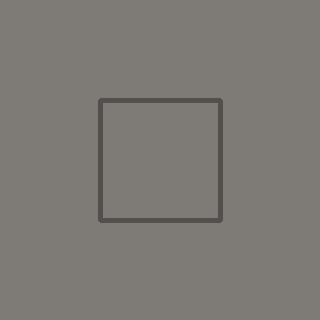
#> input picture source/csrt-tracker/tests/fixtures/road-click.png, 320 x 320 px, given in place of the camera
$ python calibrate_mac.py
#> lines starting #> are read from the running program, lines starting #| are printed output that depends on the picture; after the words box and inside, x2 and y2 are one past the last pixel; in counts of white or black regions, pixels touching at a corner belong together
### source/roverd/final_navigation/vision/square_finder.py
# square_finder.py - Direct Contour Detection (quads.py approach)
# Simple and robust: adaptive threshold + contour detection
# No Hough lines needed - direct detection of square markers

import numpy as np
import cv2
import math
import sys
sys.path.append('..')

from math_utils import shoelace_area, distance


def order_corners(corners):
    """
    Order 4 corners consistently: top-left, top-right, bottom-right, bottom-left
    """
    pts = np.array(corners, dtype=np.float32)
    rect = np.zeros((4, 2), dtype=np.float32)

    s = pts.sum(axis=1)
    rect[0] = pts[np.argmin(s)]      # top-left
    rect[2] = pts[np.argmax(s)]      # bottom-right

    diff = np.diff(pts, axis=1)
    rect[1] = pts[np.argmin(diff)]   # top-right
    rect[3] = pts[np.argmax(diff)]   # bottom-left

    return rect


def find_squares_direct(gray, min_area=1000, max_area=50000):
    """
    Direct contour detection using adaptive threshold (quads.py approach)
    Simple and robust - no Hough lines needed
    """
    try:
        # Adaptive threshold finds local contrast changes = marker borders
        blur = cv2.GaussianBlur(gray, (5, 5), 0)
        thresh = cv2.adaptiveThreshold(
            blur, 255,
            cv2.ADAPTIVE_THRESH_GAUSSIAN_C,
            cv2.THRESH_BINARY_INV,
            11, 2
        )

        # Light morphology to clean up noise
        kernel = np.ones((3, 3), np.uint8)
        thresh = cv2.morphologyEx(thresh, cv2.MORPH_CLOSE, kernel, iterations=1)

        # Find contours
        contours, _ = cv2.findContours(thresh, cv2.RETR_TREE, cv2.CHAIN_APPROX_SIMPLE)

    except cv2.error as e:
        print(f"OpenCV error in preprocessing: {e}")
        return []
    except Exception as e:
        print(f"Unexpected error in preprocessing: {e}")
        return []

    markers = []

    for contour in contours:
        try:
            area = cv2.contourArea(contour)


            if area < min_area or area > max_area:
                continue

            perimeter = cv2.arcLength(contour, True)
            approx = cv2.approxPolyDP(contour, 0.04 * perimeter, True)

            # Must be a quadrilateral
            if len(approx) != 4:
                continue

            # Must be convex
            if not cv2.isContourConvex(approx):
                continue

            corners = approx.reshape(-1, 2).astype(np.float32)
            ordered = order_corners(corners)

            # Check aspect ratio using minimum area rectangle
            rect = cv2.minAreaRect(corners)
            w, h = rect[1]
            if w < 20 or h < 20:
                continue

            ratio = max(w, h) / min(w, h)

            # ArUco markers are SQUARE - ratio should be close to 1.0
            if ratio > 1.5:
                continue

            # Check side lengths for squareness
            side_lengths = []
            for i in range(4):
                p1 = ordered[i]
                p2 = ordered[(i + 1) % 4]
                length = distance(p1.tolist(), p2.tolist())
                side_lengths.append(length)

            side_ratio = max(side_lengths) / (min(side_lengths) + 1e-6)
            if side_ratio > 1.6:
                continue

            precise_area = shoelace_area(ordered.tolist())
            cx = np.mean(ordered[:, 0])
            cy = np.mean(ordered[:, 1])

            markers.append({
                'corners': ordered,
                'center': (cx, cy),
                'area': precise_area
            })
        except Exception as e:
            # Skip problematic contours
            continue

    return markers


def find_squares(gray=None, img_width=None, img_height=None, min_area=1000, max_area=50000, **kwargs):
    """
    Main function: Direct contour detection (quads.py approach)

    Simple and robust - no Hough lines needed
    Uses adaptive thresholding to find square markers
    """
    if gray is None:
        print("ERROR: Need grayscale image")
        return []

    markers = find_squares_direct(gray, min_area, max_area)
    return markers

### source/roverd/final_navigation/vision/math_utils.py
import math
import numpy as np

def shoelace_area(corners):
    """
    Calculate area of polygon using Shoelace Formula (Gauss's Area Formula)
    Input: corners = [[x1,y1], [x2,y2], [x3,y3], [x4,y4]] (list of 4 points)
    Output: area in pixels (float)

    Formula: Area = 0.5 * |sum of (x[i]*y[i+1] - x[i+1]*y[i])|
    Like tying shoelaces with coordinates!
    """
    corners = np.array(corners)
    n = len(corners)

    # Shoelace calculation
    area = 0.0
    for i in range(n):
        j = (i + 1) % n  # Wrap around to first point
        area += corners[i][0] * corners[j][1]  # x[i] * y[j]
        area -= corners[j][0] * corners[i][1]  # x[j] * y[i]

    area = abs(area) / 2.0
    return area


def distance(point1, point2):
    """
    Euclidean distance between two points

    Input: point1 = [x1, y1], point2 = [x2, y2]
    Output: distance in pixels (float)

    Formula: sqrt((x2-x1)^2 + (y2-y1)^2) - Pythagorean theorem
    """
    x1, y1 = point1
    x2, y2 = point2
    dist = math.sqrt((x2 - x1)**2 + (y2 - y1)**2)
    return dist


# [53 lines left out: functions angle_between, midpoint, point_in_bounds, not called in this run]

### source/roverd/final_navigation/vision/pattern_reader.py
# pattern_reader.py - Read and identify marker patterns
# Takes a detected square, unwarps it via perspective transform,
# reads the inner NxN binary grid, and matches against known patterns.

import numpy as np
import cv2
from config import PATTERNS

# Grid size is read dynamically from config (currently 4x4)
GRID_SIZE = len(list(PATTERNS.values())[0])

# Size of the normalised patch we warp each marker into
# 80px: border=16px each side, inner=48px, cell=12px per side
PATCH_SIZE = 80

# Black border takes up 20% on each side → inner region is 60% of patch
BORDER_FRACTION = 0.2


def warp_to_patch(frame, corners):
    """
    Perspective-warp the detected square into a flat PATCH_SIZE x PATCH_SIZE image.

    corners: numpy array (4, 2), ordered [TL, TR, BR, BL]
    Returns: warped patch (grayscale)
    """
    dst = np.array([
        [0,             0],
        [PATCH_SIZE - 1, 0],
        [PATCH_SIZE - 1, PATCH_SIZE - 1],
        [0,             PATCH_SIZE - 1]
    ], dtype=np.float32)

    src = corners.astype(np.float32)
    H = cv2.getPerspectiveTransform(src, dst)
    patch = cv2.warpPerspective(frame, H, (PATCH_SIZE, PATCH_SIZE))

    # Convert to grayscale for thresholding
    if len(patch.shape) == 3:
        patch = cv2.cvtColor(patch, cv2.COLOR_BGR2GRAY)

    return patch


def extract_grid(patch):
    """
    Convert the warped patch into an NxN binary grid (N = GRID_SIZE).

    Returns: numpy array (N, N) where 1 = black cell, 0 = white cell
    """
    # Otsu threshold → clean black/white image
    _, binary = cv2.threshold(patch, 0, 255, cv2.THRESH_BINARY + cv2.THRESH_OTSU)

    # Crop out the black border to get the inner pattern region
    border = int(PATCH_SIZE * BORDER_FRACTION)
    inner = binary[border:PATCH_SIZE - border, border:PATCH_SIZE - border]

    cell_size = inner.shape[0] // GRID_SIZE
    grid = np.zeros((GRID_SIZE, GRID_SIZE), dtype=int)

    for row in range(GRID_SIZE):
        for col in range(GRID_SIZE):
            cell = inner[row * cell_size:(row + 1) * cell_size,
                         col * cell_size:(col + 1) * cell_size]
            # Black pixels = 0 in binary image → mean < 127 means mostly black
            grid[row][col] = 1 if np.mean(cell) < 127 else 0

    return grid


def rotate_grid_90(grid):
    """Rotate grid 90 degrees clockwise."""
    return np.rot90(grid, k=-1)


# [27 lines left out: function read_pattern, not called in this run]

### source/roverd/final_navigation/vision/calibrate_mac.py
# calibrate_mac.py - Capture marker patterns using Mac webcam
# Saves patterns to config_mac.py

import re
import cv2
import sys
sys.path.append('.')

from square_finder import find_squares
from pattern_reader import warp_to_patch, extract_grid


def capture_grid_live():
    """Show live preview, press SPACE to capture, ESC to cancel."""
    cap = cv2.VideoCapture(0)
    if not cap.isOpened():
        print("ERROR: Cannot open camera")
        return None

    print("  Opening camera preview... Press SPACE to capture, ESC to cancel")

    captured_grid = None

    while True:
        ok, frame = cap.read()
#> frame is the input picture: shape (320, 320, 3); mean B, G, R 117, 121, 125
        if not ok:
            break

        vis = frame.copy()
        gray = cv2.cvtColor(frame, cv2.COLOR_BGR2GRAY)
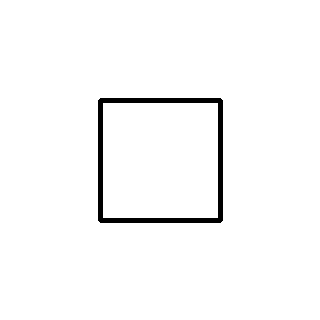
#> gray: shape (320, 320); values 80 (black) and 123 (white), 97.7% white; 1 black region, box (x1, y1, x2, y2) and area: (98, 98, 223, 223) 2388
        markers = find_squares(gray=gray)
#> in find_squares_direct, `thresh = cv2.adaptiveThreshold( blur, 255, cv2.ADAPTIVE_THRESH_GAUSSIA..`: thresh: shape (320, 320); 2.3% white; 1 white region, box (x1, y1, x2, y2) and area: (98, 98, 223, 223) 2380
#> in find_squares_direct, `thresh = cv2.morphologyEx(thresh, cv2.MORPH_CLOSE, kernel, iterations=1)`: thresh: shape (320, 320); 2.3% white; 1 white region
#> in find_squares_direct, `contours, _ = cv2.findContours(thresh, cv2.RETR_TREE, cv2.CHAIN_APPROX..`: contours = 2 contours; box (x1, y1, x2, y2) and area: (98, 98, 223, 223) 15368, (102, 102, 219, 219) 13454
#> the loop in find_squares_direct, `for contour in contours:` made 2 passes
#> (perimeter, pts in order_corners, rect, s in order_corners, diff in order_corners, ordered, w) on pass 1: (491.3, [[100, 98], [98, 220], [220, 222], [222, 100]], ((160, 160), (122, 122), -89.06), [198, 318, 442, 322], [-2, 122, 2, -122], [[100, 98], [222, 100], [220, 222], [98, 220]], 122)
#> (perimeter, rect, s in order_corners, diff in order_corners, ordered, w, h) on pass 2: (461.7, ((160, 160), (115, 115), -0.498), [205, 319, 435, 321], [1, -115, -1, 115], [[102, 103], [217, 102], [218, 217], [103, 218]], 115, 115)
#> after the loop in find_squares_direct, `for contour in contours:`: markers = 2 items
#> markers = 2 items

        if markers:
            best = max(markers, key=lambda m: m['area'])
#> best = {'corners': [[100, 98], [222, 100], [220, 222], [98, 220]], 'center': (160, 160), 'area': 14888}
            corners = best['corners'].astype(int)
#> corners = [[100, 98], [222, 100], [220, 222], [98, 220]]

            # Draw green outline on detected square
            cv2.polylines(vis, [corners.reshape(-1, 1, 2)], True, (0, 255, 0), 2)
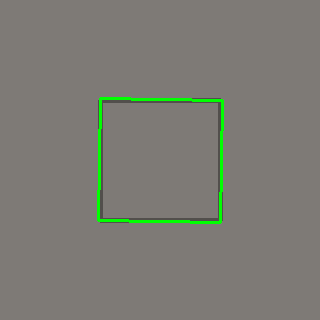
#> vis: shape (320, 320, 3); 1.43% of pixels changed, all inside (x1, y1, x2, y2) = (97, 97, 224, 224)

            # Show grid preview
            patch = warp_to_patch(frame, best['corners'])
#> in warp_to_patch, `dst = np.array([ [0,             0], [PATCH_SIZE - 1, 0], [PATCH_SIZE ..`: dst = [[0, 0], [79, 0], [79, 79], [0, 79]]
#> in warp_to_patch, `src = corners.astype(np.float32)`: src = [[100, 98], [222, 100], [220, 222], [98, 220]]
#> in warp_to_patch, `H = cv2.getPerspectiveTransform(src, dst)`: H = [[0.647, 0.0106, -65.78], [-0.0106, 0.647, -62.38], [1.85e-18, -3.38e-19, 1]]
#> in warp_to_patch, `patch = cv2.warpPerspective(frame, H, (PATCH_SIZE, PATCH_SIZE))`:
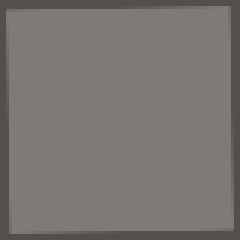
#> patch: shape (80, 80, 3) (shown 3 times larger); mean B, G, R 112.4, 116.3, 120.2
            grid = extract_grid(patch)
#> in extract_grid, `_, binary = cv2.threshold(patch, 0, 255, cv2.THRESH_BINARY + cv2.THRES..`:
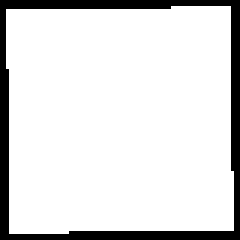
#> binary: shape (80, 80) (shown 3 times larger); 86.8% white; 1 black region, box (x1, y1, x2, y2) and area: (0, 0, 80, 80) 844
#> in extract_grid, `inner = binary[border:PATCH_SIZE - border, border:PATCH_SIZE - border]`: inner: shape (48, 48); every value is 255
#> after the loop in extract_grid, `for row in range(GRID_SIZE):`: grid = [[0, 0, 0, 0], [0, 0, 0, 0], [0, 0, 0, 0], [0, 0, 0, 0]]

            # Draw grid values on screen
            cv2.putText(vis, f"Grid: {grid[0].tolist()}", (10, vis.shape[0] - 100),
                       cv2.FONT_HERSHEY_SIMPLEX, 0.5, (0, 255, 0), 1)
            cv2.putText(vis, f"      {grid[1].tolist()}", (10, vis.shape[0] - 75),
                       cv2.FONT_HERSHEY_SIMPLEX, 0.5, (0, 255, 0), 1)
            cv2.putText(vis, f"      {grid[2].tolist()}", (10, vis.shape[0] - 50),
                       cv2.FONT_HERSHEY_SIMPLEX, 0.5, (0, 255, 0), 1)
            cv2.putText(vis, f"      {grid[3].tolist()}", (10, vis.shape[0] - 25),
                       cv2.FONT_HERSHEY_SIMPLEX, 0.5, (0, 255, 0), 1)

            cv2.putText(vis, "Press SPACE to capture", (10, 30),
                       cv2.FONT_HERSHEY_SIMPLEX, 0.7, (0, 255, 0), 2)
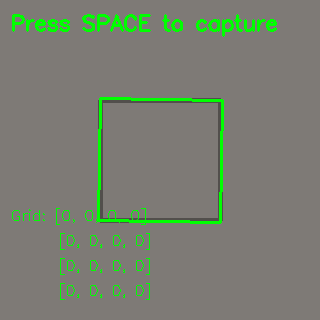
#> vis: shape (320, 320, 3); mean B, G, R 112.9, 126.8, 120.6
        else:
            cv2.putText(vis, "No marker detected", (10, 30),
                       cv2.FONT_HERSHEY_SIMPLEX, 0.7, (0, 0, 255), 2)

        cv2.imshow("Calibrate - Hold marker steady", vis)

        # Longer waitKey for better key detection
        key = cv2.waitKey(30) & 0xFF
#> (key Esc is pressed here)
        if key == ord(' ') or key == 13:  # Space OR Enter to capture
            if markers:
                captured_grid = grid.tolist()
                print("  Captured!")
                break
            else:
                print("  No marker detected, can't capture")
        elif key == 27:  # ESC to cancel
            print("  Cancelled")
            break

    cap.release()
    cv2.destroyAllWindows()
    return captured_grid


def fmt_row(row):
    return '[' + ','.join(str(v) for v in row) + ']'


def save_to_config_mac(patterns):
    """Save patterns to config_mac.py"""
    n = len(list(patterns.values())[0])

    lines = []
    lines.append(f'# config_mac.py - Mac webcam calibrated patterns\n')
    lines.append(f'# Generated by calibrate_mac.py\n\n')
    lines.append(f'# ===== MARKER PATTERNS ({n}x{n} grid: 1=black, 0=white) =====\n')
    lines.append('PATTERNS_MAC = {\n')

    items = list(patterns.items())
    for i, (name, grid) in enumerate(items):
        comma = ',' if i < len(items) - 1 else ''
        lines.append(f"    '{name}': [{fmt_row(grid[0])},\n")
        for row in grid[1:-1]:
            lines.append(f"             {fmt_row(row)},\n")
        lines.append(f"             {fmt_row(grid[-1])}]{comma}\n")
        if i < len(items) - 1:
            lines.append('\n')
    lines.append('}\n')

    with open('config_mac.py', 'w') as f:
        f.writelines(lines)


captured = {}

print("=" * 40)
print("MAC WEBCAM PATTERN CALIBRATOR")
print("=" * 40)

for marker in ['left', 'right']:
    while True:
        print(f"\n=== Capture {marker.upper()} marker ===")
        grid = capture_grid_live()
        if grid is None:
            print("  Cancelled or no detection. Try again.")
            continue
        print(f"  Captured grid:")
        for row in grid:
            print(f"    {row}")
        confirm = input("  Save this pattern? (y/n): ").strip().lower()
#> the answer given: out.png
#> the answer given: out.png
#> the answer given: out.png
#> the answer given: out.png
#> the answer given: out.png
#> the answer given: out.png
#> (the run stopped early here; a loop or call above may not have finished)
